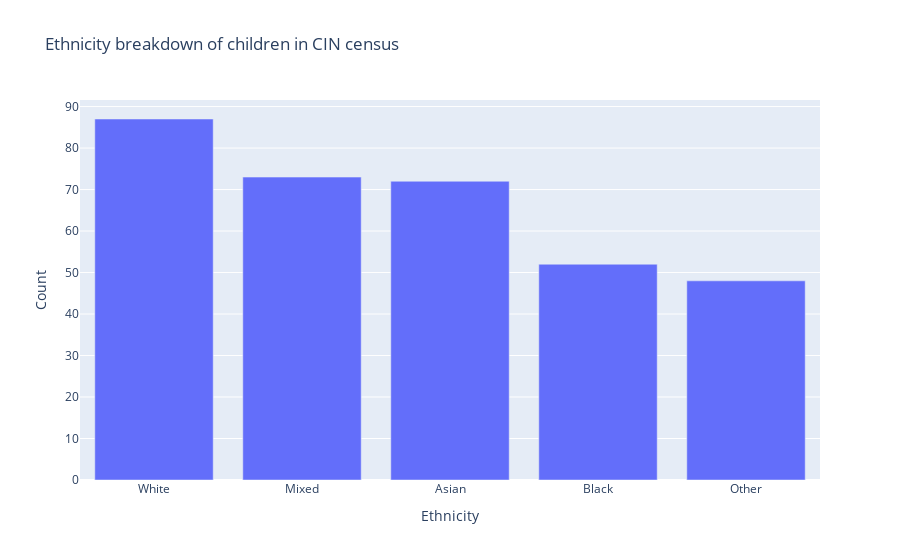

Notebook cell for this chart:
### Code cell
%matplotlib widget
import pandas as pd
import plotly.express as px

import plotly.graph_objects as go
from ipywidgets import widgets
from ipywidgets import interact, interact_manual, Layout
from IPython.display import display
from IPython.display import display, clear_output

import seaborn as sns
import matplotlib.pyplot as plt
import numpy as np
import scipy.stats as sp
import matplotlib.dates as mdates


from jupyter_dash import JupyterDash
from dash import Dash, html, dcc
# Getting data in from CSVs to dataframes
ChildIdentifiers = pd.read_csv('/workspaces/LA-Analyst-Tinkering/FAKE-CIN-DATA/FakeChildIdentifiers.csv')
CINdetails = pd.read_csv('/workspaces/LA-Analyst-Tinkering/FAKE-CIN-DATA/FakeCINdetails.csv')
ChildCharacteristics = pd.read_csv('/workspaces/LA-Analyst-Tinkering/FAKE-CIN-DATA/FakeChildCharacteristics.csv')
ethnicities_sub = ChildCharacteristics['Ethnicity'].value_counts()
#print(ethnicities)

groupings = {'White' : ['WOTH', 'WIRI', 'WROM', 'WIRT', 'WBRI',],
            'Black' : ['BCRB', 'BAFR', 'BOTH', ],
            'Asian' : ['APKN', 'ABAN', 'AIND', 'CHNE', 'AOTH'],
            'Mixed' : ['MWAS', 'MWBA', 'MOTH', 'MWBC',],
            'Other' : ['REFU', 'NOBT', 'OOTH'],}

# It would be possible to do this with the pandas .map() fucntion if the dicitonary was flat, as in 1 key to 1 vlaue, not a dict of lists.
for k, v in groupings.items():
    ChildCharacteristics.loc[ChildCharacteristics['Ethnicity'].isin(groupings[k]), 'macro_groups'] = k

ethnicities_main = ChildCharacteristics['macro_groups'].value_counts()
group_types = {'Main group' : ethnicities_main, 'Subgroup' : ethnicities_sub}

ethnicity_groupings = widgets.Dropdown(
    options=['Main group', 'Subgroup'],
    value='Main group',
    description='Ethnicity main or subgroups',
)

def dropdown_graph(selection):
    choice = group_types[selection]
    fig = px.bar(choice, x=choice.index, y=choice.values, barmode='group',
        labels={
                     "index": "Ethnicity",
                     "y": "Count",
                 },
        title="Ethnicity breakdown of children in CIN census")
    fig.show()
    

    

interact(dropdown_graph, selection=ethnicity_groupings)

### Figure 1 — Plotly figure (JSON) as saved in the notebook; plotly's stock layout.template omitted (floating-point values rounded to 4 significant figures)
{"data": [{"alignmentgroup": "True", "hovertemplate": "Ethnicity=%{x}<br>Count=%{y}<extra></extra>", "legendgroup": "", "marker": {"color": "#636efa", "pattern": {"shape": ""}}, "name": "", "offsetgroup": "", "orientation": "v", "showlegend": false, "textposition": "auto", "type": "bar", "x": ["White", "Mixed", "Asian", "Black", "Other"], "xaxis": "x", "y": [87, 73, 72, 52, 48], "yaxis": "y"}], "layout": {"barmode": "group", "legend": {"tracegroupgap": 0}, "title": {"text": "Ethnicity breakdown of children in CIN census"}, "xaxis": {"anchor": "y", "domain": [0, 1], "title": {"text": "Ethnicity"}}, "yaxis": {"anchor": "x", "domain": [0, 1], "title": {"text": "Count"}}}}
